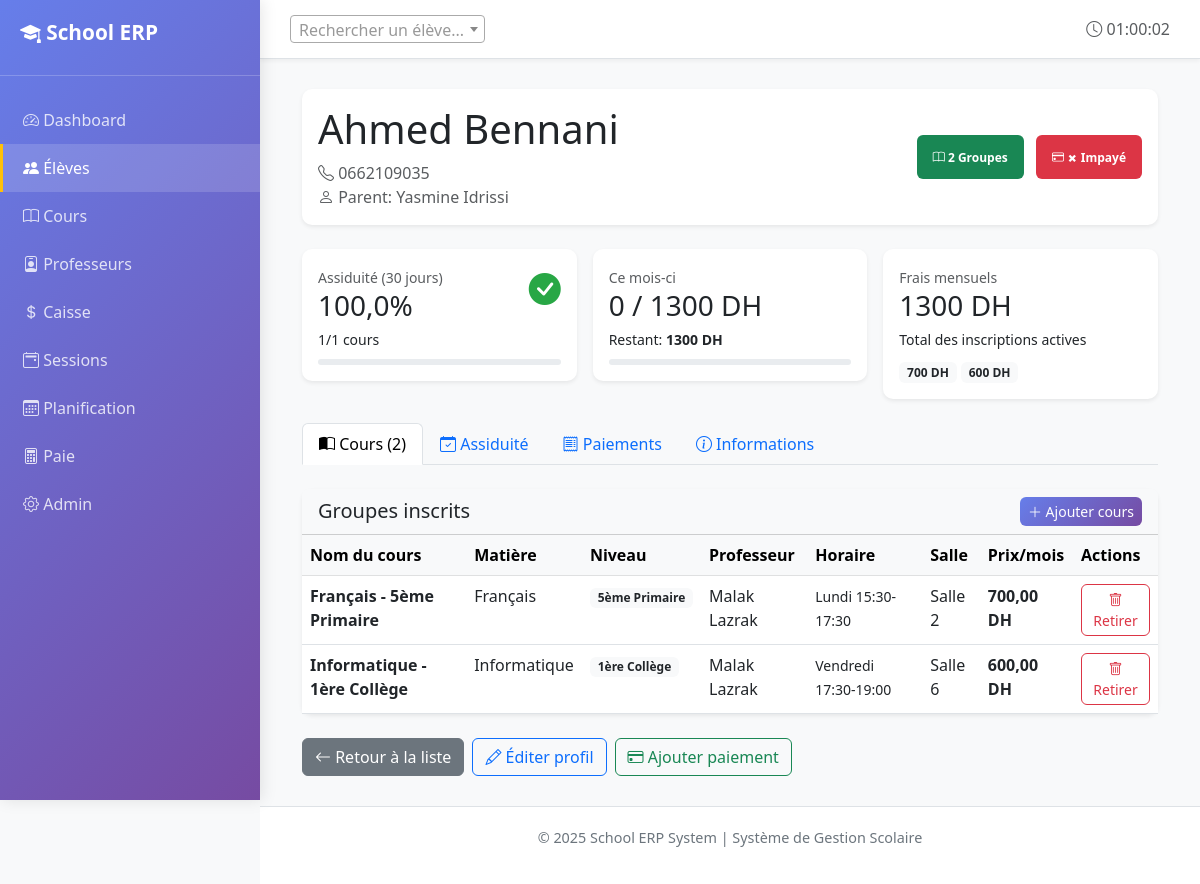
Page /students/5/ on the committed database.
### core/models.py (models this page shows, shortened)
class Student(models.Model):
    name = models.CharField(max_length=100, verbose_name="Nom complet")
    phone = models.CharField(max_length=20, blank=True, verbose_name="Téléphone élève")
    parent_contact = models.CharField(max_length=20, verbose_name="Téléphone parent")
    parent_name = models.CharField(max_length=100, blank=True, verbose_name="Nom du parent")
    address = models.TextField(blank=True, verbose_name="Adresse")
    date_of_birth = models.DateField(null=True, blank=True, verbose_name="Date de naissance")
    enrollments = models.ManyToManyField(
        CourseGroup,
        through='Enrollment',
        related_name='students',
        verbose_name="Groupes inscrits"
    )
    is_active = models.BooleanField(default=True, verbose_name="Actif")
    created_at = models.DateTimeField(auto_now_add=True)
    notes = models.TextField(blank=True, verbose_name="Notes")
    class Meta:
        verbose_name = "Élève"
        verbose_name_plural = "Élèves"
        ordering = ['name']
    def total_monthly_fees(self):
        active_enrollments = self.enrollment_set.filter(is_active=True)
        total = sum((e.course_group.monthly_price for e in active_enrollments), Decimal('0.00'))
        return total

class Enrollment(models.Model):
    student = models.ForeignKey(Student, on_delete=models.CASCADE)
    course_group = models.ForeignKey(CourseGroup, on_delete=models.CASCADE)
    enrolled_date = models.DateField(auto_now_add=True, verbose_name="Date d'inscription")
    is_active = models.BooleanField(default=True, verbose_name="Active")
    class Meta:
        verbose_name = "Inscription"
        verbose_name_plural = "Inscriptions"
        unique_together = [['student', 'course_group']]

class CourseGroup(models.Model):
    DAYS_CHOICES = [
        ('MON', 'Lundi'),
        ('TUE', 'Mardi'),
        ('WED', 'Mercredi'),
        ('THU', 'Jeudi'),
        ('FRI', 'Vendredi'),
        ('SAT', 'Samedi'),
        ('SUN', 'Dimanche'),
    ]
    name = models.CharField(max_length=100, verbose_name="Nom du groupe")
    subject = models.CharField(max_length=100, verbose_name="Matière")
    level = models.CharField(max_length=50, verbose_name="Niveau")
    monthly_price = models.DecimalField(
        max_digits=8,
        decimal_places=2,
        validators=[MinValueValidator(Decimal('0.01'))],
        verbose_name="Prix mensuel (DH)"
    )
    teacher = models.ForeignKey(
        Teacher,
        on_delete=models.PROTECT,
        related_name='course_groups',
        verbose_name="Professeur"
    )
    room = models.ForeignKey(
        Room,
        on_delete=models.PROTECT,
        related_name='course_groups',
        verbose_name="Salle"
    )
    schedule_day = models.CharField(
        max_length=3,
        choices=DAYS_CHOICES,
        verbose_name="Jour"
    )
    start_time = models.TimeField(verbose_name="Heure de début")
    end_time = models.TimeField(verbose_name="Heure de fin")
    is_active = models.BooleanField(default=True, verbose_name="Actif")
    created_at = models.DateTimeField(auto_now_add=True)
    class Meta:
        verbose_name = "Groupe de cours"
        verbose_name_plural = "Groupes de cours"
        ordering = ['schedule_day', 'start_time', 'name']
        unique_together = [['room', 'schedule_day', 'start_time']]

class Teacher(models.Model):
    name = models.CharField(max_length=100, verbose_name="Nom complet")
    phone = models.CharField(max_length=20, verbose_name="Téléphone")
    email = models.EmailField(blank=True, verbose_name="Email")
    hourly_rate = models.DecimalField(
        max_digits=8,
        decimal_places=2,
        validators=[MinValueValidator(Decimal('0.01'))],
        verbose_name="Tarif horaire (DH)"
    )
    is_active = models.BooleanField(default=True, verbose_name="Actif")
    created_at = models.DateTimeField(auto_now_add=True)
    class Meta:
        verbose_name = "Professeur"
        verbose_name_plural = "Professeurs"
        ordering = ['name']

class Room(models.Model):
    name = models.CharField(max_length=50, unique=True, verbose_name="Nom de la salle")
    capacity = models.PositiveIntegerField(
        validators=[MinValueValidator(1)],
        verbose_name="Capacité"
    )
    is_active = models.BooleanField(default=True, verbose_name="Active")
    class Meta:
        verbose_name = "Salle"
        verbose_name_plural = "Salles"
        ordering = ['name']

### core/views.py (the view)
# urls.py: path('students/<int:student_id>/', views.student_page, name='student_page'),
def student_page(request, student_id):
	from django.db.models import Count, Q
	from .utils import get_student_payment_status
	student = get_object_or_404(Student, pk=student_id)
	enrollments = student.enrollment_set.filter(is_active=True).select_related('course_group')
	total_enrolled = enrollments.count()
	current_month = timezone.now().date().replace(day=1)
	payment_status = get_student_payment_status(student, current_month)
	payments_qs = Payment.objects.filter(student=student).order_by('-payment_date', '-created_at')
	paginator = Paginator(payments_qs, 10)
	page_number = request.GET.get('page')
	payments = paginator.get_page(page_number)
	from datetime import timedelta
	from_date = timezone.now().date() - timedelta(days=30)
	attendance_qs = Attendance.objects.filter(student=student, date__gte=from_date)
	total_classes = attendance_qs.count()
	attended_classes = attendance_qs.filter(is_present=True).count()
	attendance_rate = (attended_classes / total_classes * 100) if total_classes > 0 else 0
	from dateutil.relativedelta import relativedelta
	six_months_ago = timezone.now().date() - relativedelta(months=6)
	payment_months = []
	for i in range(6):
		month_date = timezone.now().date() - relativedelta(months=i)
		month_date = month_date.replace(day=1)
		paid = Payment.objects.filter(
			student=student,
			month_covered=month_date,
			status='PAID'
		).aggregate(total=Sum('amount'))['total'] or Decimal('0')
		required = student.total_monthly_fees()
		payment_months.insert(0, {
			'month': month_date.strftime('%b %Y'),
			'paid': paid,
			'required': required,
			'status': 'OK' if paid >= required else 'PARTIAL' if paid > 0 else 'UNPAID'
		})
	context = {
		'student': student,
		'enrollments': enrollments,
		'total_enrolled': total_enrolled,
		'payments': payments,
		'payment_status': payment_status,
		'attendance_rate': round(attendance_rate, 1),
		'attended_classes': attended_classes,
		'total_classes': total_classes,
		'payment_months': payment_months,
	}
	return render(request, 'core/student_detail.html', context)

### core/templatetags/courses.py (called while the page is built)
@register.simple_tag
def load_courses(student=None):
    courses = (
        CourseGroup.objects
        .filter(is_active=True)
        .select_related('teacher', 'room')
    )
    if student:
        enrolled_ids = student.enrollment_set.values_list(
            'course_group_id', flat=True
        )
        courses = courses.exclude(id__in=enrolled_ids)
    return courses.order_by('name')

### core/templatetags/nav_active.py (called while the page is built)
@register.simple_tag(takes_context=True)
def active_if(context, *names):
    request = context.get("request")
    if not request or not request.resolver_match:
        return ""
    return "active" if request.resolver_match.url_name in names else ""

### core/utils.py (called while the page is built)
def calculate_student_monthly_total(student) -> Decimal:
    from .models import Enrollment
    active_enrollments = Enrollment.objects.filter(
        student=student,
        is_active=True
    ).select_related('course_group')
    total = Decimal('0.00')
    for enrollment in active_enrollments:
        total += enrollment.course_group.monthly_price
    return total

### templates/core/student_detail.html (shortened to what this page needs)
{% extends 'core/base.html' %}
{% load courses %}
{% block content %}
<div class="container-fluid">
  <div class="card mb-4 border-0 shadow-sm">
    <div class="card-body">
      <div class="row align-items-center">
        <div class="col-md-6">
          <h1 class="mb-2">{{ student.name }}</h1>
          <p class="text-muted mb-0">
            <i class="bi bi-telephone"></i> {{ student.parent_contact }}
            {% if student.parent_name %}
              <br><i class="bi bi-person"></i> Parent: {{ student.parent_name }}
            {% endif %}
          </p>
        </div>
        <div class="col-md-6 text-end">
          <div class="badge bg-success p-3 me-2" title="Enrolled in courses">
            <i class="bi bi-book"></i>
            <strong>{{ total_enrolled }}</strong> Groupes
          </div>
          <div class="badge p-3" title="Payment Status" style="background-color:
            {% if payment_status.status == 'OK' %}#28a745{% elif payment_status.status == 'PARTIAL' %}#ffc107{% else %}#dc3545{% endif %};">
            <i class="bi bi-credit-card"></i>
            {% if payment_status.status == 'OK' %}
              <strong>✓ Payé</strong>
            {% elif payment_status.status == 'PARTIAL' %}
              <strong>⚠ Partiel</strong>
            {% else %}
              <strong>✗ Impayé</strong>
            {% endif %}
          </div>
        </div>
      </div>
    </div>
  </div>
  <div class="row g-3 mb-4">
    <div class="col-md-4">
      <div class="card border-0 shadow-sm">
        <div class="card-body">
          <div class="d-flex justify-content-between align-items-start">
            <div>
              <small class="text-muted">Assiduité (30 jours)</small>
              <h3 class="mb-1">{{ attendance_rate }}%</h3>
              <small>{{ attended_classes }}/{{ total_classes }} cours</small>
            </div>
            <div style="font-size: 2rem; {% if attendance_rate >= 80 %}color: #28a745{% elif attendance_rate >= 60 %}color: #ffc107{% else %}color: #dc3545{% endif %}">
              <i class="bi bi-check-circle-fill"></i>
            </div>
          </div>
          <div class="progress mt-2" style="height: 6px;">
          </div>
        </div>
      </div>
    </div>
    <div class="col-md-4">
      <div class="card border-0 shadow-sm">
        <div class="card-body">
          <small class="text-muted">Ce mois-ci</small>
          <h3 class="mb-1">{{ payment_status.paid|floatformat:0 }} / {{ payment_status.required|floatformat:0 }} DH</h3>
          <small>Restant: <strong>{{ payment_status.remaining|floatformat:0 }} DH</strong></small>
          <div class="progress mt-2" style="height: 6px;">
          </div>
        </div>
      </div>
    </div>
    <div class="col-md-4">
      <div class="card border-0 shadow-sm">
        <div class="card-body">
          <small class="text-muted">Frais mensuels</small>
          <h3 class="mb-1">{{ payment_status.required|floatformat:0 }} DH</h3>
          <small>Total des inscriptions actives</small>
          <div class="mt-2">
            {% for em in enrollments %}
              <small class="badge bg-light text-dark">{{ em.course_group.monthly_price|floatformat:0 }} DH</small>
            {% endfor %}
          </div>
        </div>
      </div>
    </div>
  </div>
  <ul class="nav nav-tabs mb-4" role="tablist">
    <li class="nav-item" role="presentation">
      <button class="nav-link active" id="enrollments-tab" data-bs-toggle="tab" data-bs-target="#enrollments" type="button">
        <i class="bi bi-book-half"></i> Cours ({{ total_enrolled }})
      </button>
    </li>
    <li class="nav-item" role="presentation">
      <button class="nav-link" id="attendance-tab" data-bs-toggle="tab" data-bs-target="#attendance" type="button">
        <i class="bi bi-calendar-check"></i> Assiduité
      </button>
    </li>
    <li class="nav-item" role="presentation">
      <button class="nav-link" id="payments-tab" data-bs-toggle="tab" data-bs-target="#payments" type="button">
        <i class="bi bi-receipt"></i> Paiements
      </button>
    </li>
    <li class="nav-item" role="presentation">
      <button class="nav-link" id="info-tab" data-bs-toggle="tab" data-bs-target="#info" type="button">
        <i class="bi bi-info-circle"></i> Informations
      </button>
    </li>
  </ul>
  <div class="tab-content">
    <div class="tab-pane fade show active" id="enrollments" role="tabpanel">
      <div class="card border-0 shadow-sm">
        <div class="card-header bg-light d-flex justify-content-between align-items-center">
          <h5 class="mb-0">Groupes inscrits</h5>
          <button type="button" class="btn btn-sm btn-primary" data-bs-toggle="modal" data-bs-target="#enrollmentModal">
            <i class="bi bi-plus-lg"></i> Ajouter cours
          </button>
        </div>
        <div class="table-responsive">
          <table class="table table-hover mb-0">
            <thead class="table-light">
              <tr>
                <th>Nom du cours</th>
                <th>Matière</th>
                <th>Niveau</th>
                <th>Professeur</th>
                <th>Horaire</th>
                <th>Salle</th>
                <th>Prix/mois</th>
                <th>Actions</th>
              </tr>
            </thead>
            <tbody>
              {% for enrollment in enrollments %}
                <tr>
                  <td><strong>{{ enrollment.course_group.name }}</strong></td>
                  <td>{{ enrollment.course_group.subject }}</td>
                  <td><small class="badge bg-light text-dark">{{ enrollment.course_group.level }}</small></td>
                  <td>{{ enrollment.course_group.teacher.name }}</td>
                  <td>
                    <small>{{ enrollment.course_group.get_schedule_day_display }}
                      {{ enrollment.course_group.start_time|time:"H:i" }}-{{ enrollment.course_group.end_time|time:"H:i" }}</small>
                  </td>
                  <td>{{ enrollment.course_group.room.name }}</td>
                  <td><strong>{{ enrollment.course_group.monthly_price }} DH</strong></td>
                  <td>
                    <button type="button" class="btn btn-sm btn-outline-danger"
                            onclick="removeEnrollment({{ enrollment.id }}, '{{ enrollment.course_group.name|escapejs }}')">
                      <i class="bi bi-trash"></i> Retirer
                    </button>
                  </td>
                </tr>
              {% empty %}
                <tr>
                  <td colspan="8" class="text-center text-muted py-4">
                    Aucun cours. <button type="button" class="btn btn-sm btn-primary" data-bs-toggle="modal" data-bs-target="#enrollmentModal">Ajouter un cours</button>
                  </td>
                </tr>
              {% endfor %}
            </tbody>
          </table>
        </div>
      </div>
    </div>
  </div>
  <div class="mt-4 d-flex gap-2">
    <a href="{% url 'core:students_list' %}" class="btn btn-secondary">
      <i class="bi bi-arrow-left"></i> Retour à la liste
    </a>
    <a href="{% url 'core:student_edit' student.id %}" class="btn btn-outline-primary">
      <i class="bi bi-pencil"></i> Éditer profil
    </a>
    <a href="{% url 'core:payment_create' %}?student_id={{ student.id }}" class="btn btn-outline-success">
      <i class="bi bi-credit-card"></i> Ajouter paiement
    </a>
  </div>
</div>
              {% load_courses student as courses %}
{% endblock %}

### templates/core/base.html (style rules this page uses)
:root { --primary-color: #0d6efd; --secondary-color: #6c757d; --success-color: #198754; --danger-color: #dc3545; --warning-color: #ffc107; }
body { display: flex; min-height: 100vh; background-color: #f8f9fa; }
.card { border: none; border-radius: 10px; box-shadow: 0 2px 8px rgba(0,0,0,0.08); transition: transform 0.2s, box-shadow 0.2s; }
.btn { border-radius: 6px; font-weight: 500; transition: all 0.3s; }
.btn-primary { background: linear-gradient(135deg, #667eea 0%, #764ba2 100%); border: none; }

### rows in the picture
Student: name "Ahmed Bennani", parent_contact "0662109035", parent_name "Yasmine Idrissi"
Enrollment: course_group.monthly_price "700", course_group.name "Français - 5ème Primaire", course_group.subject "Français", course_group.level "5ème Primaire", course_group.teacher.name "Malak Lazrak", course_group.schedule_day "Lundi", course_group.start_time "15:30", course_group.end_time "17:30", course_group.room.name "Salle 2", course_group.monthly_price "700,00"
Enrollment: course_group.monthly_price "600", course_group.name "Informatique - 1ère Collège", course_group.subject "Informatique", course_group.level "1ère Collège", course_group.teacher.name "Malak Lazrak", course_group.schedule_day "Vendredi", course_group.start_time "17:30", course_group.end_time "19:00", course_group.room.name "Salle 6", course_group.monthly_price "600,00"

### other values in the picture
{{ total_enrolled }} "2"
{{ attendance_rate }} "100,0"
{{ attended_classes }} "1"
{{ total_classes }} "1"
{{ payment_status.paid|floatformat:0 }} "0"
{{ payment_status.required|floatformat:0 }} "1300"
{{ payment_status.remaining|floatformat:0 }} "1300"
